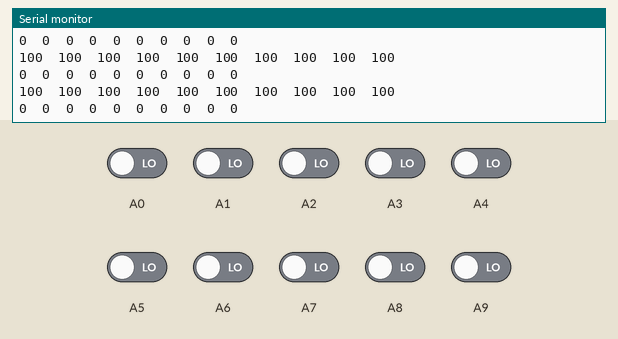
A program run on a simulated Arduino Mega 2560, built with avr-gcc and run on an emulated ATmega2560. Parts: the last lines printed to the serial monitor. The inputs (shaded band) are chosen by the test bench; at power-on: A0–9 LOW.

Above: at 2.8 s.
2.9 s: A0 driven HIGH
At 3.8 s:
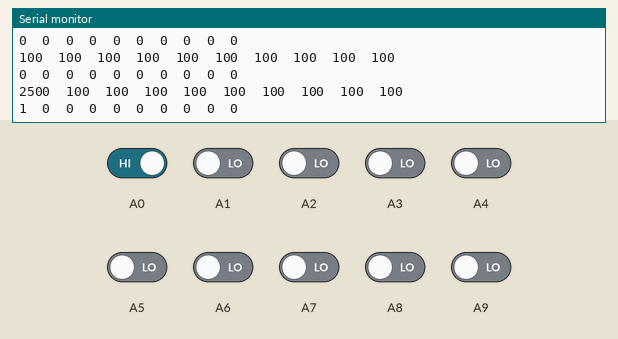
4.4 s: A1 driven HIGH
At 5.7 s:
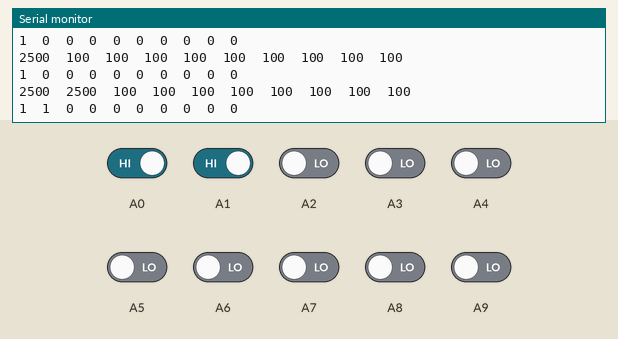
5.9 s: A2 driven HIGH
At 6.9 s:
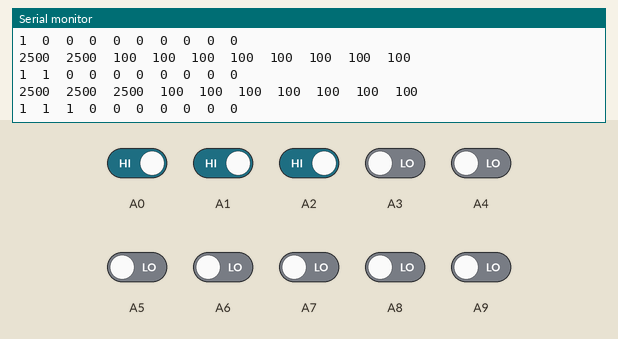
7.4 s: A3 driven HIGH
At 8.7 s:
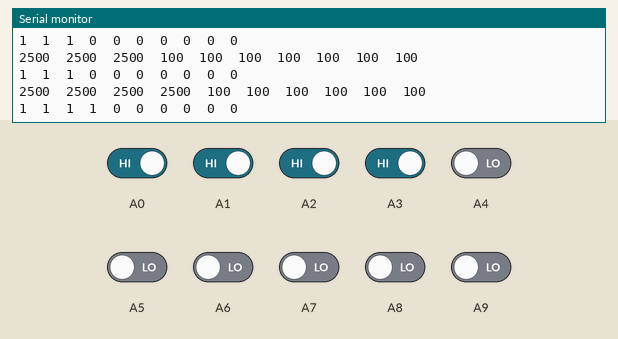
8.9 s: A4 driven HIGH
At 9.9 s:
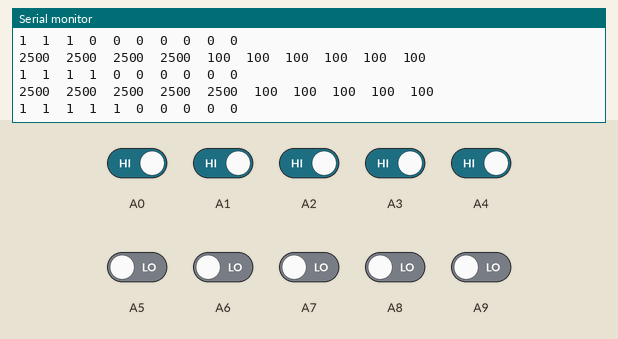
10.4 s: A5 driven HIGH
At 11.5 s:
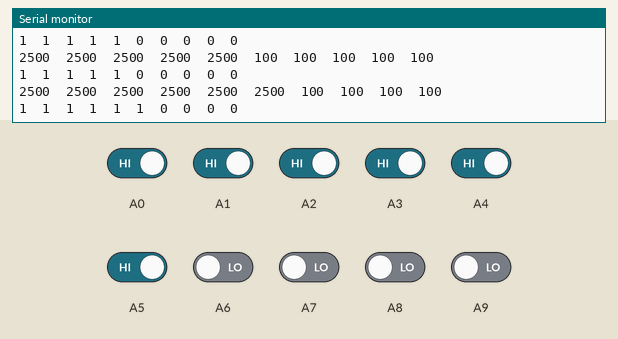
Timing chart, 0 to 12.9 s (numbered marks = the images above; inputs shaded):
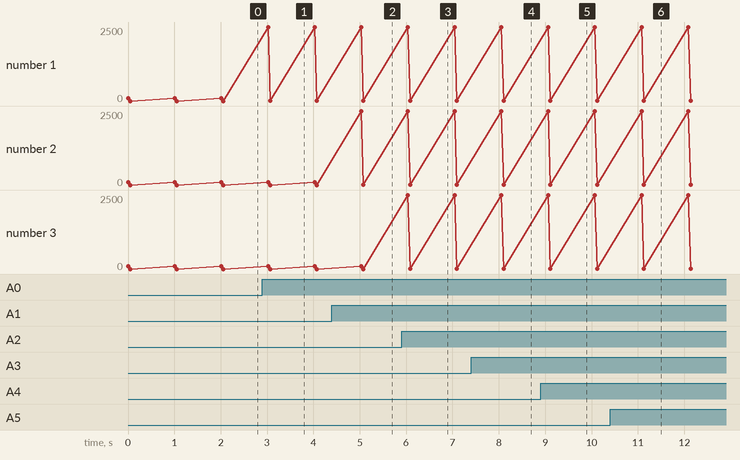

Measured:
- after the input at 2.9 s, the serial monitor: prints a new line after 0.12 s (image 1)
- after the input at 4.4 s, the serial monitor: prints a new line after 0.63 s (image 2)
- after the input at 5.9 s, the serial monitor: prints a new line after 0.14 s (image 3)
- after the input at 7.4 s, the serial monitor: prints a new line after 0.65 s (image 4)
- after the input at 8.9 s, the serial monitor: prints a new line after 0.16 s (image 5)
- after the input at 10.4 s, the serial monitor: prints a new line after 0.68 s (image 6)
- plotted number 1: 0 → 1 after the input at 2.9 s

The program:

main.cpp
```cpp
#include <Arduino.h>
#include <SPI.h>
#include <Wire.h>
#include <QTRSensors.h>


// for QTRSensor read
QTRSensors qtr;
const uint8_t number_of_IR = 10;
uint16_t sensorValues[number_of_IR];

// thrational value declaretion
int threationalValue[10] = {160, 150, 150, 150, 150, 150, 150, 150, 150, 160};


void readIRSensor(bool IRValue[])
{
  qtr.read(sensorValues);
  for (uint8_t i = 0; i < number_of_IR; i++)
  {
    int a = sensorValues[i];
    if (a < threationalValue[i])
    {
      IRValue[i] = 0;
      Serial.print(a);
    }
    else
    {
      IRValue[i] = 1;
      Serial.print(a);
    }

    Serial.print("\t");
  }
  Serial.println();

}

void setup()
{
  // ------ For IR pin setup----------
  qtr.setTypeRC();
  qtr.setSensorPins((const uint8_t[]){
                        A0, A1, A2, A3, A4, A5, A6, A7, A8, A9},
                    number_of_IR);
  qtr.setEmitterPin(12);

  Serial.begin(9600);
}

void loop()
{
  bool irValue[10];
  readIRSensor(irValue);
  for (int i = 0; i < number_of_IR; i++)
  {
    Serial.print(irValue[i]);
    Serial.print("\t");
  }
  Serial.println("\n\n");
  delay(1000);
}
```
